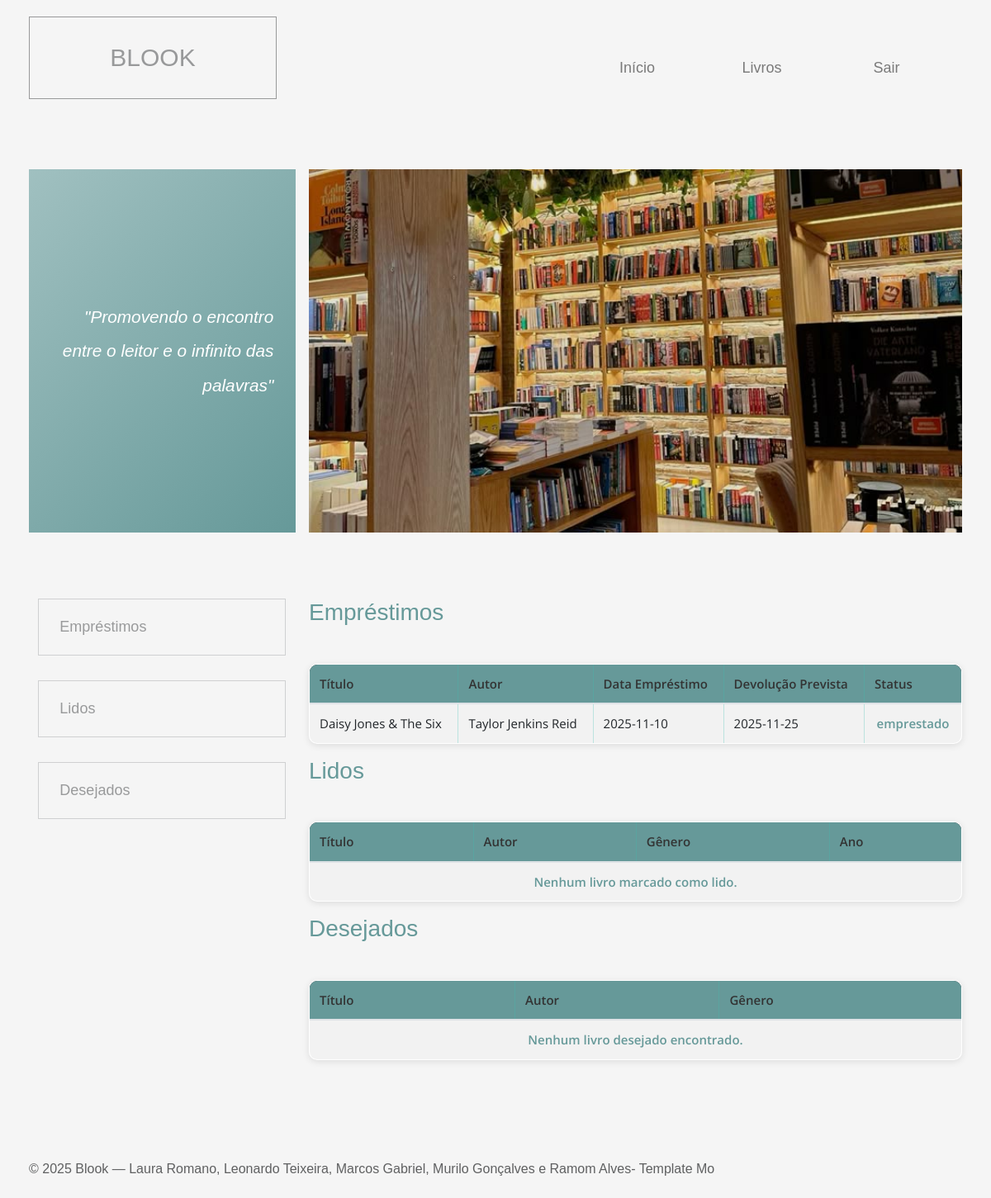
Page /dashboard.php (signed in) on the committed database.
### tables this page shows
CREATE TABLE IF NOT EXISTS Emprestimos (
    id_emprestimo INT PRIMARY KEY AUTO_INCREMENT,
    id_livro INT NOT NULL,
    id_usuario INT NOT NULL,
    data_emprestimo DATE NOT NULL,
    data_prevista_devolucao DATE NOT NULL,
    data_devolucao DATE,
    status ENUM('emprestado', 'devolvido', 'atrasado') NOT NULL DEFAULT 'emprestado',
    FOREIGN KEY (id_livro) REFERENCES Livros(id_livro),
    FOREIGN KEY (id_usuario) REFERENCES Usuarios(id_usuario)
);

CREATE TABLE IF NOT EXISTS Livros (
    id_livro INT PRIMARY KEY AUTO_INCREMENT,
    titulo VARCHAR(255) NOT NULL,
    id_autor INT,
    id_genero INT,
    ano_publicacao INT,
    isbn VARCHAR(20) UNIQUE,
    edicao VARCHAR(50),
    quantidade_total INT NOT NULL DEFAULT 1,
    quantidade_disponivel INT NOT NULL DEFAULT 1,
    capa VARCHAR(255),
    FOREIGN KEY (id_autor) REFERENCES Autores(id_autor),
    FOREIGN KEY (id_genero) REFERENCES Generos(id_genero)
);

CREATE TABLE IF NOT EXISTS Autores (
    id_autor INT PRIMARY KEY AUTO_INCREMENT,
    nome_autor VARCHAR(100) NOT NULL,
    nacionalidade VARCHAR(50),
    data_nascimento DATE
);

### dashboard.php (the view, shortened to what this page needs)
<?php
include 'cabecalho_painel.php';
include 'conexao.php';
$idUsuario = $_SESSION['id_usuario'] ?? null;
?>
<div class="row tm-welcome-row">
  <div class="col-12 tm-page-cols-container">
    <div class="tm-page-col-left tm-welcome-box tm-bg-gradient">
      <p class="tm-welcome-text">
        <em>"Promovendo o encontro entre o leitor e o infinito das palavras"</em>
      </p>
    </div>
    <div class="tm-page-col-right">
      <div class="tm-welcome-parallax" data-parallax="scroll" data-image-src="img/livro8.jpg"></div>
    </div>
  </div>
</div>
<section class="row tm-pt-4 tm-pb-6">
  <div class="col-12 tm-tabs-container tm-page-cols-container">
    <div class="tm-page-col-left tm-tab-links">
      <ul class="tabs clearfix" data-tabgroup="first-tab-group">
        <li><a href="#tab1" class="active">Empréstimos</a></li>
        <li><a href="#tab2">Lidos</a></li>
        <li><a href="#tab3">Desejados</a></li>
      </ul>
    </div>
    <div class="tm-page-col-right tm-tab-contents">
      <div id="first-tab-group" class="tabgroup">
        <div id="tab1">
          <h3 class="tm-text-secondary tm-mb-5">Empréstimos</h3>
          <table class="table table-striped table-bordered">
            <thead class="table-dark">
              <tr>
                <th>Título</th>
                <th>Autor</th>
                <th>Data Empréstimo</th>
                <th>Devolução Prevista</th>
                <th>Status</th>
              </tr>
            </thead>
            <tbody>
              <?php
              $sql = "SELECT L.titulo, A.nome_autor, E.data_emprestimo, E.data_prevista_devolucao, E.status
                      FROM Emprestimos E
                      JOIN Livros L ON E.id_livro = L.id_livro
                      LEFT JOIN Autores A ON L.id_autor = A.id_autor
                      WHERE E.id_usuario = ?";
              $stmt = $conexao->prepare($sql);
              $stmt->bind_param("i", $idUsuario);
              $stmt->execute();
              $resultado = $stmt->get_result();
              if ($resultado && mysqli_num_rows($resultado) > 0) {
                while ($row = mysqli_fetch_assoc($resultado)) {
                  echo "<tr>
                          <td>".htmlspecialchars($row['titulo'])."</td>
                          <td>".htmlspecialchars($row['nome_autor'])."</td>
                          <td>".htmlspecialchars($row['data_emprestimo'])."</td>
                          <td>".htmlspecialchars($row['data_prevista_devolucao'])."</td>
                          <td>".htmlspecialchars($row['status'])."</td>
                        </tr>";
                }
              } else {
                echo "<tr><td colspan='5' class='text-center'>Nenhum empréstimo registrado.</td></tr>";
              }
              ?>
            </tbody>
          </table>
        </div>
        <div id="tab2">
          <h3 class="tm-text-secondary tm-mb-5">Lidos</h3>
          <table class="table table-striped table-bordered">
            <thead class="table-dark">
              <tr>
                <th>Título</th>
                <th>Autor</th>
                <th>Gênero</th>
                <th>Ano</th>
              </tr>
            </thead>
            <tbody>
              <?php
              $sqlLidos = "SELECT L.titulo, A.nome_autor, G.nome_genero, L.ano_publicacao
                           FROM Lidos LD
                           JOIN Livros L ON LD.id_livro = L.id_livro
                           LEFT JOIN Autores A ON L.id_autor = A.id_autor
                           LEFT JOIN Generos G ON L.id_genero = G.id_genero
                           WHERE LD.id_usuario = ?";
              $stmt = $conexao->prepare($sqlLidos);
              $stmt->bind_param("i", $idUsuario);
              $stmt->execute();
              $resLidos = $stmt->get_result();
              if ($resLidos && mysqli_num_rows($resLidos) > 0) {
                while ($row = mysqli_fetch_assoc($resLidos)) {
                  echo "<tr>
                          <td>".htmlspecialchars($row['titulo'])."</td>
                          <td>".htmlspecialchars($row['nome_autor'])."</td>
                          <td>".htmlspecialchars($row['nome_genero'])."</td>
                          <td>".htmlspecialchars($row['ano_publicacao'])."</td>
                        </tr>";
                }
              } else {
                echo "<tr><td colspan='4' class='text-center'>Nenhum livro marcado como lido.</td></tr>";
              }
              ?>
            </tbody>
          </table>
        </div>
        <div id="tab3">
          <h3 class="tm-text-secondary tm-mb-5">Desejados</h3>
          <table class="table table-striped table-bordered">
            <thead class="table-dark">
              <tr>
                <th>Título</th>
                <th>Autor</th>
                <th>Gênero</th>
              </tr>
            </thead>
            <tbody>
              <?php
              $sqlDesejados = "SELECT L.titulo, A.nome_autor, G.nome_genero
                               FROM Desejados D
                               JOIN Livros L ON D.id_livro = L.id_livro
                               LEFT JOIN Autores A ON L.id_autor = A.id_autor
                               LEFT JOIN Generos G ON L.id_genero = G.id_genero
                               WHERE D.id_usuario = ?";
              $stmt = $conexao->prepare($sqlDesejados);
              $stmt->bind_param("i", $idUsuario);
              $stmt->execute();
              $resDesejados = $stmt->get_result();
              if ($resDesejados && mysqli_num_rows($resDesejados) > 0) {
                while ($row = mysqli_fetch_assoc($resDesejados)) {
                  echo "<tr>
                          <td>".htmlspecialchars($row['titulo'])."</td>
                          <td>".htmlspecialchars($row['nome_autor'])."</td>
                          <td>".htmlspecialchars($row['nome_genero'])."</td>
                        </tr>";
                }
              } else {
                echo "<tr><td colspan='3' class='text-center'>Nenhum livro desejado encontrado.</td></tr>";
              }
              ?>
            </tbody>
          </table>
        </div>
      </div>
    </div>
  </div>
</section>
<?php include 'footer.php'; ?>

### css/templatemo-style.css (style rules this page uses)
html { scroll-behavior: smooth; }
body { font-family: "Open Sans", Arial, Helvetica, sans-serif; font-size: 18px; font-weight: 400; overflow-x: hidden; padding-top: 78px; color: #5f6061; }
p { line-height: 2; }
a, button { transition: all 0.3s ease; }
ul { margin: 0; padding: 0; }
.tm-page-cols-container { display: flex; justify-content: space-between; }
.tm-page-col-left { width: 28.56%; max-width: 400px; }
.tm-page-col-right { width: 70%; margin-left: auto; margin-right: 0; }
.tm-pt-4 { padding-top: 40px; }
.tm-pb-6 { padding-bottom: 50px; }
.tm-mb-5 { margin-bottom: 45px; }
.tm-text-secondary { color: #669999; }
.tm-bg-gradient { background: linear-gradient( 135deg, #a0c0c0 0%, #669999 100% ); }
.tm-welcome-row { padding-top: 30px; padding-bottom: 40px; }
.tm-welcome-box { height: 440px; display: flex; align-items: center; justify-content: center; }
.tm-welcome-parallax { min-height: 440px; background: transparent; }
.tm-welcome-text { max-width: 320px; width: 100%; padding: 15px 25px 15px 15px; color: white; font-size: 1.3rem; margin-bottom: 0; text-align: right; }
.tabs { list-style: none; }
.tabs > li > a { border: 1px solid #cfd0d1; color: #999a9b; padding: 20px 25px; display: block; max-width: 300px; margin: 0 auto 30px; }

### css/dash.css (style rules this page uses)
table { width: 100%; border-collapse: collapse; font-family: "Open Sans", Arial, Helvetica, sans-serif; font-size: 15px; color: #043836; background-color: #ffffff; border-radius: 8px; overflow: hidden; }
table thead { background-color: #496b6b; color: #ffffff; }
table thead th { padding: 12px 16px; text-align: left; font-weight: 600; }
table tbody tr { border-bottom: 1px solid rgba(63, 191, 180, 0.2); transition: background 0.2s ease; }
table td { padding: 10px 16px; }
table td:last-child { text-align: center; font-weight: 600; color: #669999; }
.table-dark th { background-color: #669999 !important; }
.table-bordered td, .table-bordered th { border: 1px solid rgba(63, 191, 180, 0.3); }

### css/adm.css (style rules this page uses)
body { background-color: #f5f5f5; font-family: Arial, sans-serif; margin: 0; padding: 20px; }
table { width: 100%; border-collapse: collapse; background: white; border-radius: 10px; overflow: hidden; box-shadow: 0 2px 8px rgba(0,0,0,0.1); }
th, td { padding: 12px; text-align: left; }
th { background: #669999; color: #333; }
td { border-top: 1px solid #ddd; }

### css/editar_usuario.css (style rules this page uses)
body { background-color: #f5f5f5; font-family: Arial, sans-serif; margin: 0; padding: 20px; }

### rows in the picture
emprestimos: id_livro.titulo "Daisy Jones & The Six", autores.nome_autor "Taylor Jenkins Reid", data_emprestimo "2025-11-10", data_prevista_devolucao "2025-11-25", status "emprestado"
